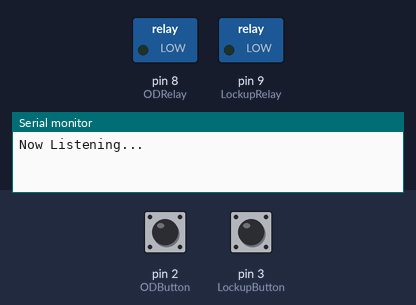
This sketch was run on a simulated Arduino Uno, built with avr-gcc and run on an emulated ATmega328P. Parts: switched loads named in the sketch (green lamp = pin HIGH), the last lines printed to the serial monitor. Inputs (shaded band) come from the test bench; at power-on: pin 2 (ODButton) LOW, pin 3 (LockupButton) LOW.

Above: at 1.2 s.
1.3 s: pin 2 (ODButton) pulled HIGH for 0.15 s
At 2.0 s:
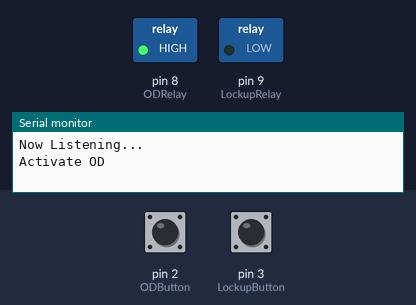
2.9 s: pin 3 (LockupButton) pulled HIGH for 0.15 s
At 3.3 s:
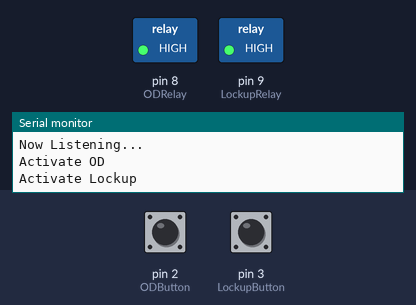
4.5 s: pin 2 (ODButton) pulled HIGH for 1 s
At 5.7 s:
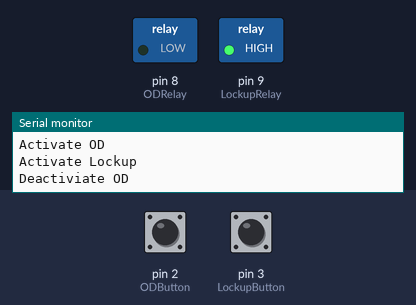
7.0 s: pin 3 (LockupButton) pulled HIGH for 1 s
At 7.6 s:
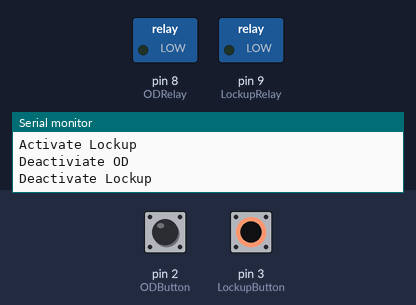
9.5 s: pin 3 (LockupButton) pulled HIGH for 3.2 s
At 10.7 s:
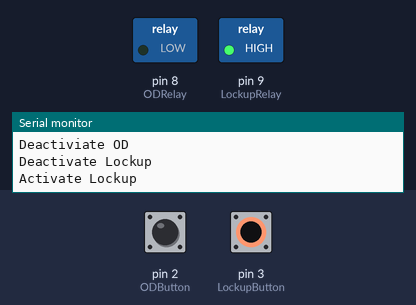
14.2 s: pin 2 (ODButton) pulled HIGH for 3.2 s
At 15.5 s:
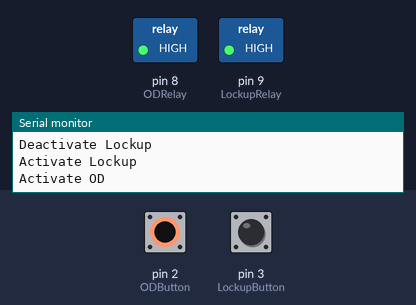
Timing chart, 0 to 17.2 s (numbered marks = the images above; inputs shaded):
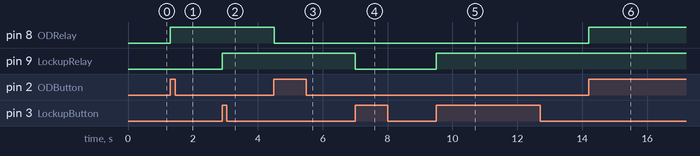

Measured:
- after the input at 1.3 s, pin 8 (ODRelay): LOW → HIGH at once
- after the input at 2.9 s, pin 9 (LockupRelay): LOW → HIGH at once
- after the input at 4.5 s, pin 8 (ODRelay): HIGH → LOW at once
- after the input at 7.0 s, pin 9 (LockupRelay): HIGH → LOW at once
- after the input at 9.5 s, pin 9 (LockupRelay): LOW → HIGH at once
- after the input at 14.2 s, pin 8 (ODRelay): LOW → HIGH at once

The sketch:

buttonLatchODandLockup.ino
```cpp
int ODState=0;
int LockupState=0;

int ODButton=2;
int LockupButton=3;

int ODRelay=8;
int LockupRelay=9;

int ODButtonOld=1;
int ODButtonNew;

int LockupButtonOld=1;
int LockupButtonNew;

int ButtonReadDelay=100;

int Listening=0;

void setup() {

  Serial.begin(9600);

  pinMode(ODButton, INPUT);
  pinMode(LockupButton, INPUT);

  pinMode(ODRelay, OUTPUT);
  pinMode(LockupRelay, OUTPUT);

}

void loop() {

  if (Listening==0){
    Serial.println("Now Listening...");
    Listening=1;
  }

  ODButtonNew=digitalRead(ODButton);
  LockupButtonNew=digitalRead(LockupButton);

  if (ODButtonOld==0 && ODButtonNew==1){
    if (ODState==0){
      digitalWrite(ODRelay, HIGH);
      ODState=1;
      Serial.println("Activate OD");
    }
    else{
      digitalWrite(ODRelay, LOW);
      ODState=0;
      Serial.println("Deactiviate OD");
    }
  }

  if (LockupButtonOld==0 && LockupButtonNew==1){
    if (LockupState==0){
      digitalWrite(LockupRelay, HIGH);
      LockupState=1;
      Serial.println("Activate Lockup");
    }
    else {
      digitalWrite(LockupRelay, LOW);
      LockupState=0;
      Serial.println("Deactivate Lockup");
    }
  }
  ODButtonOld=ODButtonNew;
  LockupButtonOld=LockupButtonNew;

  delay(ButtonReadDelay);

}
```
